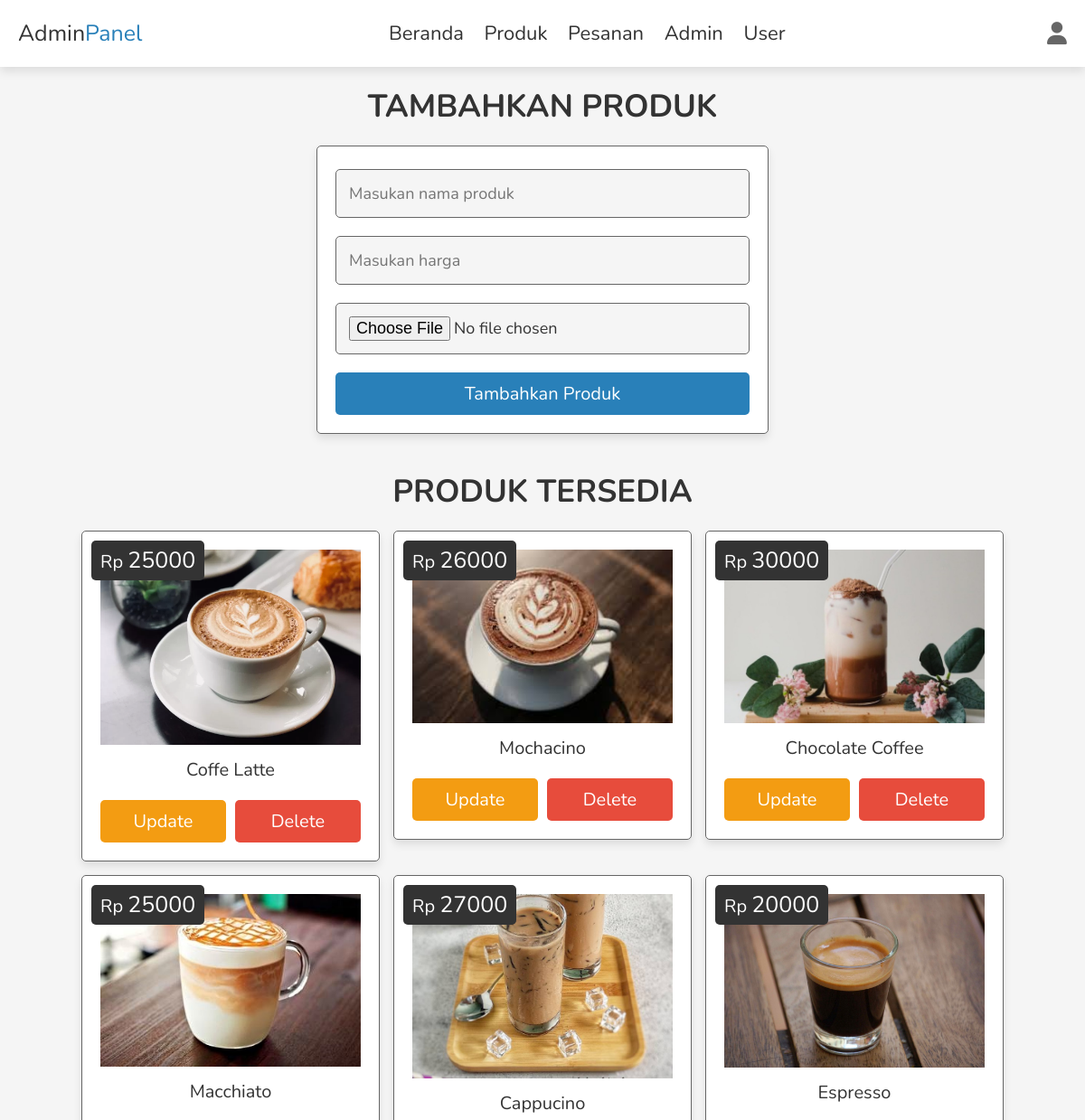
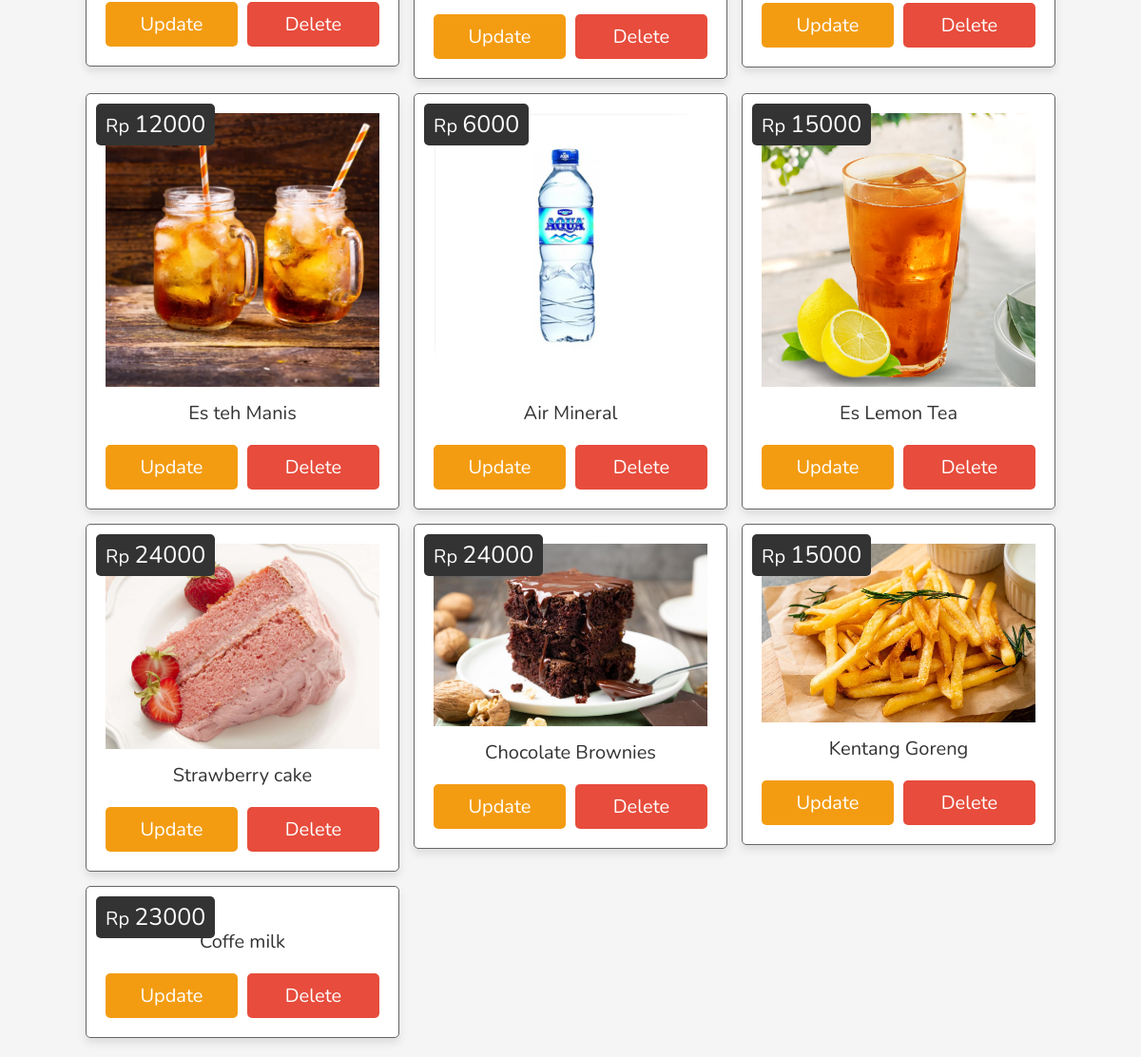
Screenshot of /admin_products.php (signed in) with the database file from the repository (2 pictures, top to bottom).
### tables this page shows
CREATE TABLE `products` (
  `id` int(100) NOT NULL,
  `name` varchar(100) NOT NULL,
  `price` int(10) NOT NULL,
  `image` varchar(100) NOT NULL
);

### admin_products.php (the view, shortened to what this page needs)
<?php
include 'config.php';
?>
<!DOCTYPE html>
<html lang="en">
<head>
   <link rel="stylesheet" href="https://cdnjs.cloudflare.com/ajax/libs/font-awesome/6.1.1/css/all.min.css">
   <link rel="stylesheet" href="css/admin_style.css">
</head>
<body>
<?php include 'admin_header.php' ?>
<section class="add-products">
   <h1 class="heading">Tambahkan Produk</h1>
   <form action="" method="post" enctype="multipart/form-data">
      <input type="text" class="box" required maxlength="100" placeholder="Masukan nama produk" name="name">
      <input type="number" min="0" class="box" required max="9999999999" placeholder="Masukan harga" onkeypress="if(this.value.length == 10) return false;" name="price">
      <input type="file" name="image" accept="image/jpg, image/jpeg, image/png" class="box" required>
      <input type="submit" value="Tambahkan produk" class="btn" name="add_product">
   </form>
</section>
<section class="show-products">
   <h1 class="heading">Produk tersedia</h1>
   <div class="box-container">
   <?php
      $select_products = $conn->prepare("SELECT * FROM `products`");
      $select_products->execute();
      if($select_products->rowCount() > 0){
         while($fetch_products = $select_products->fetch(PDO::FETCH_ASSOC)){
   ?>
   <div class="box">
      <div class="price">Rp <span><?= $fetch_products['price']; ?></span></div>
      <img src="uploaded_img/<?= $fetch_products['image']; ?>" alt="">
      <div class="name"><?= $fetch_products['name']; ?></div>
      <div class="flex-btn">
         <a href="admin_product_update.php?update=<?= $fetch_products['id']; ?>" class="option-btn">update</a>
         <a href="admin_products.php?delete=<?= $fetch_products['id']; ?>" class="delete-btn" onclick="return confirm('delete this product?');">delete</a>
      </div>
   </div>
   <?php
         }
      }else{
         echo '<p class="empty">Belum ada produk yang ditambahkan!</p>';
      }
   ?>
   </div>
</section>
</body>
</html>

### admin_header.php (shortened to what this page needs)
<header class="header">
   <section class="flex">
      <a href="admin_page.php" class="logo">Admin<span>Panel</span></a>
      <nav class="navbar">
         <a href="admin_page.php">Beranda</a>
         <a href="admin_products.php">Produk</a>
         <a href="admin_orders.php">Pesanan</a>
         <a href="admin_accounts.php">Admin</a>
         <a href="users_accounts.php">User</a>
      </nav>
      <div class="icons">
         <div id="user-btn" class="fas fa-user"></div>
      </div>
   </section>
</header>

### css/admin_style.css (style rules this page uses)
:root { --main-color:#2980b9; --red:#e74c3c; --orange:#f39c12; --black:#333; --white:#fff; --light-bg:#f5f5f5; --light-color:#666; --border:.1rem solid var(--light-color); --box-shadow:0 .5rem 1rem rgba(0,0,0,.1); }
* { font-family: 'Nunito', sans-serif; margin:0; padding:0; box-sizing: border-box; outline: none; border:none; text-decoration: none; transition: .2s linear; }
html { font-size: 62.5%; overflow-x: hidden; scroll-behavior: smooth; scroll-padding-top: 7rem; }
body { background: var(--light-bg); }
section { padding:2rem; margin:0 auto; max-width: 1200px; }
.heading { text-align: center; margin-bottom: 2rem; font-size: 3.5rem; color:var(--black); text-transform: uppercase; }
.delete-btn, .option-btn, .btn { display: block; width: 100%; margin-top: 1rem; border-radius: .5rem; padding:1rem 3rem; font-size: 2rem; color:var(--white); cursor: pointer; text-transform: capitalize; text-align: center; }
.btn { background-color: var(--main-color); }
.delete-btn { background-color: var(--red); }
.option-btn { background-color: var(--orange); }
.flex-btn { display: flex; gap:1rem; }
.header { position:sticky; top:0; left:0; right:0; background-color: var(--white); box-shadow: var(--box-shadow); z-index: 1000; }
.header .flex { display: flex; align-items: center; justify-content: space-between; position: relative; }
.header .flex .logo { font-size: 2.5rem; color:var(--black); }
.header .flex .logo span { color: var(--main-color); }
.header .flex .navbar a { margin:0 1rem; font-size: 2.2rem; color:var(--black); }
.header .flex .icons div { font-size: 2.5rem; color:var(--light-color); cursor: pointer; margin-left: 1.7rem; }
.add-products form { max-width: 50rem; margin:0 auto; background-color: var(--white); border-radius: .5rem; box-shadow: var(--box-shadow); padding:2rem; border:var(--border); padding-top: 1.5rem; }
.add-products form .box { width: 100%; padding:1.4rem; font-size: 1.8rem; color:var(--black); border-radius: .5rem; border:var(--border); background-color: var(--light-bg); margin:1rem 0; }
.show-products .box-container { display: grid; grid-template-columns: repeat(auto-fit, 33rem); gap:1.5rem; align-items: flex-start; justify-content: center; }
.show-products .box-container .box { padding:2rem; text-align: center; border-radius: .5rem; border:var(--border); background-color: var(--white); box-shadow: var(--box-shadow); position: relative; }
.show-products .box-container .box img { width: 100%; }
.show-products .box-container .box .price { position: absolute; top:1rem; left:1rem; border-radius: .5rem; background-color: var(--black); color:var(--white); padding:.5rem 1rem; font-size: 2rem; }
.show-products .box-container .box .price span { font-size: 2.5rem; }
.show-products .box-container .box .name { margin:1rem 0; font-size: 2rem; color:var(--black); }

### rows the page displays
products: price "25000", image (picture), name "Coffe Latte"
products: price "26000", image (picture), name "Mochacino"
products: price "30000", image (picture), name "Chocolate Coffee"
products: price "25000", image (picture), name "Macchiato"
products: price "27000", image (picture), name "Cappucino"
products: price "20000", image (picture), name "Espresso"
products: price "12000", image (picture), name "Es teh Manis"
products: price "6000", image (picture), name "Air Mineral"
products: price "15000", image (picture), name "Es Lemon Tea"
products: price "24000", image (picture), name "Strawberry cake"
products: price "24000", image (picture), name "Chocolate Brownies"
products: price "15000", image (picture), name "Kentang Goreng"
products: price "23000", name "Coffe milk"
